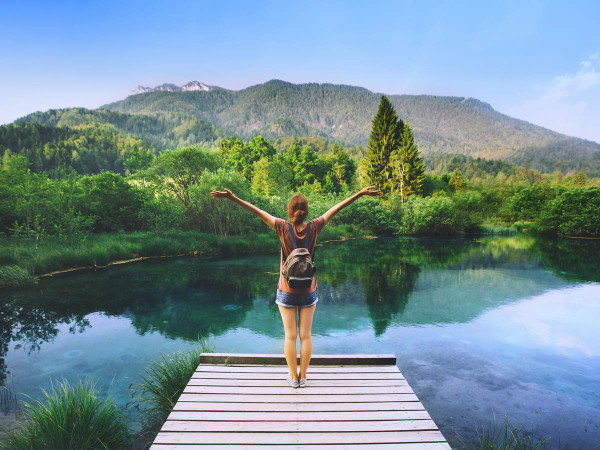
#> input picture Bai3_12/nature.jpg, 600 x 450 px
$ python Bai3_12.py
#> lines starting #> are read from the running program, lines starting #| are printed output that depends on the picture
# %%
import cv2
import numpy as np
import matplotlib.pyplot as plt


# Reading the image
img = cv2.imread('nature.jpg')
#> img is the input picture: shape (450, 600, 3); mean B, G, R 147.9, 141.5, 116.6

# Gauusian kernel for sharpening
gaussian_blur = cv2.GaussianBlur(img, (7, 7), 2)
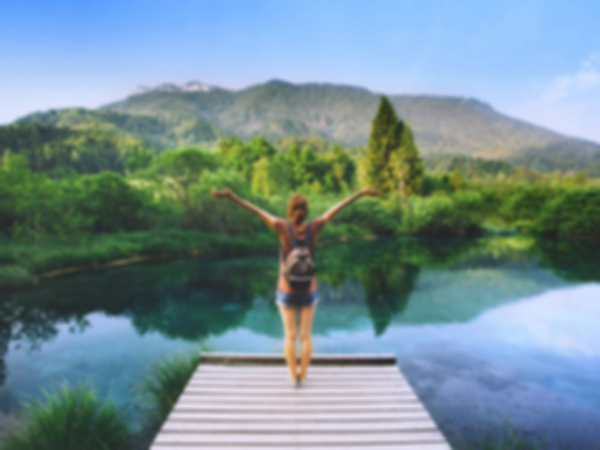
#> gaussian_blur: shape (450, 600, 3); mean B, G, R 147.9, 141.5, 116.6

# Sharpening using addweighted()
sharpened1 = cv2.addWeighted(img, 1.5, gaussian_blur, -0.5, 0)
sharpened2 = cv2.addWeighted(img, 3.5, gaussian_blur, -2.5, 0)
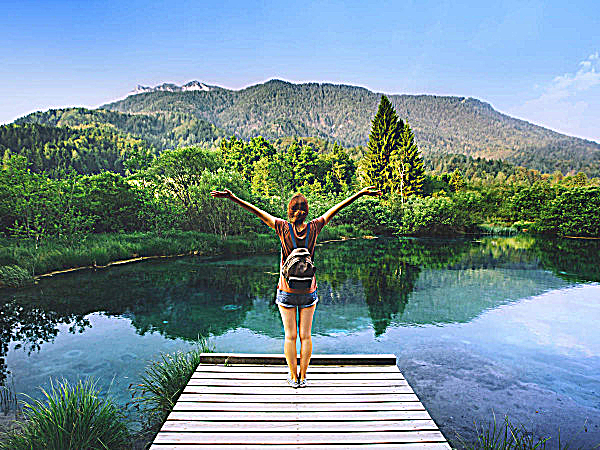
#> sharpened2: shape (450, 600, 3); mean B, G, R 147.5, 141.7, 116.6
sharpened3 = cv2.addWeighted(img, 7.5, gaussian_blur, -6.5, 0)
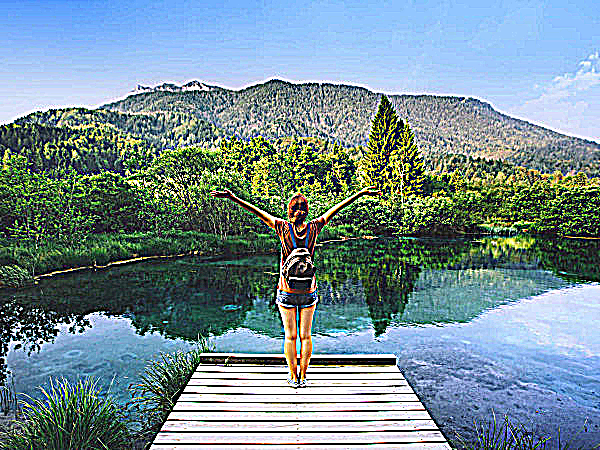
#> sharpened3: shape (450, 600, 3); mean B, G, R 148.4, 141.5, 117.7

sharpened1 = cv2.cvtColor(sharpened1, cv2.COLOR_BGR2RGB)
sharpened2 = cv2.cvtColor(sharpened2, cv2.COLOR_BGR2RGB)
sharpened3 = cv2.cvtColor(sharpened3, cv2.COLOR_BGR2RGB)
img = cv2.cvtColor(img, cv2.COLOR_BGR2RGB)

f, axarr = plt.subplots(2, 2, figsize=(15, 15))
axarr[0, 0].imshow(sharpened1)
axarr[0, 0].set_title('Origin')
axarr[0, 1].imshow(sharpened2)
axarr[0, 1].set_title('Sharpened 1')
axarr[1, 0].imshow(sharpened3)
axarr[1, 0].set_title('Sharpened 2')
axarr[1, 1].imshow(sharpened3)
axarr[1, 1].set_title('Sharpened 3')

plt.show()
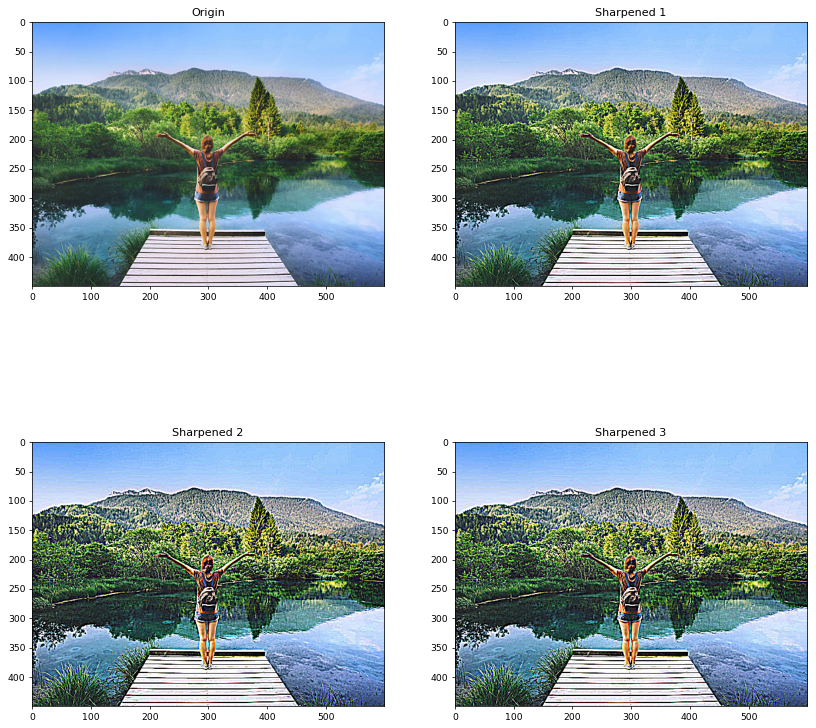
#> figure drawn by matplotlib, 4 panels


# reading a image from computer and taking dimensions
img = cv2.imread('noisy.jpg')
#> (the run stopped early here; a loop or call above may not have finished)
